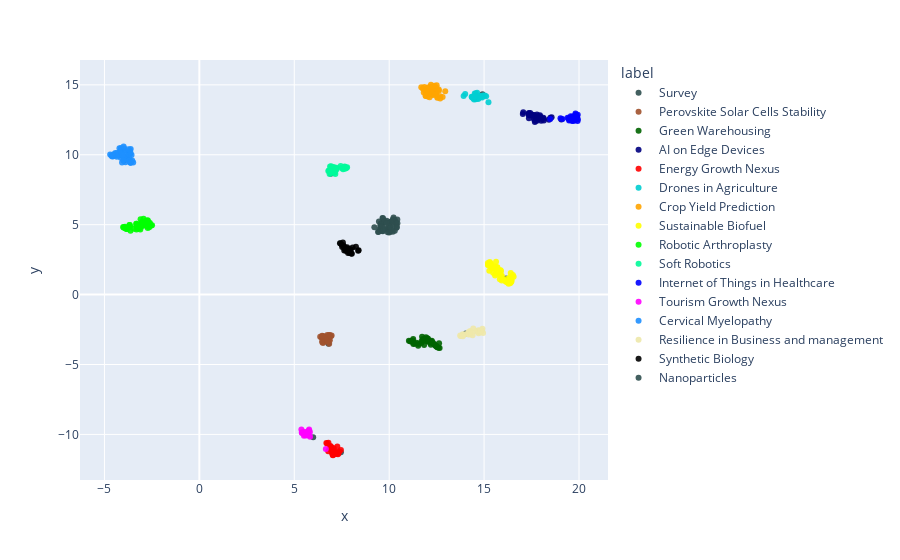

The notebook cell saved with this chart:
### Code cell
df = pd.DataFrame(umap_embeddings, columns=["x", "y"])
df["label"] = labels
df["cluster"] = cluster_labels
df["pub_id"] = pub_ids
# Add true label to survey
df["survey_group"] = df.apply(
    lambda x: f"{x['label']} - {core_pubs[core_pubs['Survey'] == x['pub_id']]['Group'].values[0]}"
    if x["label"] == "Survey"
    else "",
    axis=1,
)

fig = px.scatter(
    df,
    x="x",
    y="y",
    color="label",
    hover_data=["label", "cluster", "pub_id", "survey_group"],
)
fig.update_traces(marker_opacity=0.9)
fig.show()

### Figure 1 — Plotly figure (JSON) as saved in the notebook; plotly's stock layout.template omitted (floating-point values rounded to 4 significant figures; data arrays with more than 128 entries replaced by an {"elided": "..."} marker saying what was removed)
{"data": [{"customdata": [["Survey", 0, "pub.1175782890", "Survey - Perovskite Solar Cells Stability"], ["Survey", 14, "pub.1163752603", "Survey - Green Warehousing"], ["Survey", 4, "pub.1156021846", "Survey - Sustainable Biofuel"], ["Survey", 1, "pub.1147958699", "Survey - Drones in Agriculture"], ["Survey", 8, "pub.1130187939", "Survey - Crop Yield Prediction"], ["Survey", 5, "pub.1129627241", "Survey - Tourism Growth Nexus"], ["Survey", 3, "pub.1127137176", "Survey - Nanoparticles"], ["Survey", 7, "pub.1103814815", "Survey - Internet of Things in Healthcare"], ["Survey", 2, "pub.1159788042", "Survey - Robotic Arthroplasty"], ["Survey", 7, "pub.1146747333", "Survey - AI on Edge Devices"], ["Survey", 12, "pub.1110896992", "Survey - Cervical Myelopathy"], ["Survey", 6, "pub.1104146079", "Survey - Soft Robotics"], ["Survey", 13, "pub.1035441940", "Survey - Synthetic Biology"], ["Survey", 10, "pub.1022983337", "Survey - Resilience in Business and management"], ["Survey", 5, "pub.1019398108", "Survey - Energy Growth Nexus"]], "hovertemplate": "label=%{customdata[0]}<br>x=%{x}<br>y=%{y}<br>cluster=%{customdata[1]}<br>pub_id=%{customdata[2]}<br>survey_group=%{customdata[3]}<extra></extra>", "legendgroup": "Survey", "marker": {"color": "#2f4f4f", "opacity": 0.9, "symbol": "circle"}, "mode": "markers", "name": "Survey", "orientation": "v", "showlegend": true, "type": "scatter", "x": [6.802, 12.36, 16.15, 14.92, 11.99, 5.997, 10.23, 19.79, -3.09, 17.75, -3.976, 6.925, 7.432, 14.03, 7.456], "xaxis": "x", "y": [-3.521, -3.526, 1.148, 14.33, 14.57, -10.21, 5.519, 12.75, 5.03, 12.62, 9.573, 8.647, 3.671, -2.78, -11.28], "yaxis": "y"}, {"customdata": [["Perovskite Solar Cells Stability", 0, "pub.1165052499", ""], ["Perovskite Solar Cells Stability", 0, "pub.1165045432", ""], ["Perovskite Solar Cells Stability", 0, "pub.1163801313", ""], ["Perovskite Solar Cells Stability", 0, "pub.1149826171", ""], ["Perovskite Solar Cells Stability", 0, "pub.1147021977", ""], ["Perovskite Solar Cells Stability", 0, "pub.1146288953", ""], ["Perovskite Solar Cells Stability", 0, "pub.1146009839", ""], ["Perovskite Solar Cells Stability", 0, "pub.1145696652", ""], ["Perovskite Solar Cells Stability", 0, "pub.1145043743", ""], ["Perovskite Solar Cells Stability", 0, "pub.1144827854", ""], ["Perovskite Solar Cells Stability", 0, "pub.1144465306", ""], ["Perovskite Solar Cells Stability", 0, "pub.1144054488", ""], ["Perovskite Solar Cells Stability", 0, "pub.1174552302", ""], ["Perovskite Solar Cells Stability", 0, "pub.1166074282", ""], ["Perovskite Solar Cells Stability", 0, "pub.1163986255", ""], ["Perovskite Solar Cells Stability", 0, "pub.1160686387", ""], ["Perovskite Solar Cells Stability", 0, "pub.1160324074", ""], ["Perovskite Solar Cells Stability", 0, "pub.1159957570", ""], ["Perovskite Solar Cells Stability", 0, "pub.1158362233", ""], ["Perovskite Solar Cells Stability", 0, "pub.1158048403", ""], ["Perovskite Solar Cells Stability", 0, "pub.1157586280", ""], ["Perovskite Solar Cells Stability", 0, "pub.1155457945", ""], ["Perovskite Solar Cells Stability", 0, "pub.1154888847", ""], ["Perovskite Solar Cells Stability", 0, "pub.1147833193", ""], ["Perovskite Solar Cells Stability", 0, "pub.1147293706", ""], ["Perovskite Solar Cells Stability", 0, "pub.1147185686", ""], ["Perovskite Solar Cells Stability", 0, "pub.1147054891", ""], ["Perovskite Solar Cells Stability", 0, "pub.1146620041", ""], ["Perovskite Solar Cells Stability", 0, "pub.1141876155", ""]], "hovertemplate": "label=%{customdata[0]}<br>x=%{x}<br>y=%{y}<br>cluster=%{customdata[1]}<br>pub_id=%{customdata[2]}<br>survey_group=%{customdata[3]}<extra></extra>", "legendgroup": "Perovskite Solar Cells Stability", "marker": {"color": "#a0522d", "opacity": 0.9, "symbol": "circle"}, "mode": "markers", "name": "Perovskite Solar Cells Stability", "orientation": "v", "showlegend": true, "type": "scatter", "x": [6.638, 6.743, 6.543, 6.866, 6.468, 6.596, 6.823, 6.874, 6.435, 6.634, 6.802, 6.534, 6.491, 6.532, 6.839, 6.72, 6.521, 6.656, 6.625, 6.968, 6.365, 6.717, 6.769, 6.844, 6.494, 6.659, 6.742, 6.468, 6.93], "xaxis": "x", "y": [-3.32, -3.301, -3.256, -2.893, -3.351, -3.278, -3.237, -3.267, -3.065, -3.072, -3.04, -3.447, -3.442, -3.08, -3.517, -3.23, -2.964, -3.176, -3.189, -2.925, -3.008, -2.99, -3.333, -2.902, -3.023, -3.039, -2.894, -2.942, -2.973], "yaxis": "y"}, {"customdata": {"elided": "38x4 mixed values"}, "hovertemplate": "label=%{customdata[0]}<br>x=%{x}<br>y=%{y}<br>cluster=%{customdata[1]}<br>pub_id=%{customdata[2]}<br>survey_group=%{customdata[3]}<extra></extra>", "legendgroup": "Green Warehousing", "marker": {"color": "#006400", "opacity": 0.9, "symbol": "circle"}, "mode": "markers", "name": "Green Warehousing", "orientation": "v", "showlegend": true, "type": "scatter", "x": [11.7, 12.66, 11.04, 11.27, 12.52, 11.53, 12.37, 11.24, 11.77, 11.7, 12.55, 11.94, 11.16, 11.73, 11.97, 11.94, 12.05, 12.15, 11.26, 11.84, 12.48, 11.35, 11.84, 12.47, 12.0, 12.24, 12.6, 12.41, 11.54, 12.25, 12.63, 11.1, 11.27, 12.2, 12.05, 12.2, 11.44, 12.29], "xaxis": "x", "y": [-3.334, -3.815, -3.304, -3.431, -3.75, -3.66, -3.55, -3.29, -3.18, -3.462, -3.763, -3.322, -3.354, -3.02, -3.188, -3.047, -3.362, -3.443, -3.178, -3.61, -3.664, -3.516, -3.25, -3.69, -3.114, -3.42, -3.809, -3.62, -3.541, -3.296, -3.484, -3.337, -3.526, -3.334, -3.151, -3.594, -3.45, -3.413], "yaxis": "y"}, {"customdata": {"elided": "36x4 mixed values"}, "hovertemplate": "label=%{customdata[0]}<br>x=%{x}<br>y=%{y}<br>cluster=%{customdata[1]}<br>pub_id=%{customdata[2]}<br>survey_group=%{customdata[3]}<extra></extra>", "legendgroup": "AI on Edge Devices", "marker": {"color": "#000080", "opacity": 0.9, "symbol": "circle"}, "mode": "markers", "name": "AI on Edge Devices", "orientation": "v", "showlegend": true, "type": "scatter", "x": [17.04, 17.63, 18.12, 18.0, 17.35, 17.42, 17.94, 17.78, 17.62, 17.43, 17.35, 17.67, 18.15, 17.06, 17.69, 17.67, 18.49, 17.84, 17.79, 17.36, 19.07, 17.96, 17.84, 18.14, 17.82, 17.9, 18.42, 17.36, 17.75, 17.95, 17.87, 17.56, 17.73, 17.59, 17.82, 18.56], "xaxis": "x", "y": [12.92, 12.54, 12.65, 12.44, 12.94, 12.81, 12.83, 12.87, 12.83, 12.99, 12.84, 12.34, 12.45, 13.04, 12.42, 12.71, 12.64, 12.6, 12.43, 12.99, 12.52, 12.57, 12.59, 12.58, 12.74, 12.62, 12.5, 12.61, 12.74, 12.74, 12.64, 12.86, 12.55, 12.83, 12.71, 12.69], "yaxis": "y"}, {"customdata": [["Energy Growth Nexus", 5, "pub.1123961798", ""], ["Energy Growth Nexus", 5, "pub.1052820957", ""], ["Energy Growth Nexus", 5, "pub.1050136415", ""], ["Energy Growth Nexus", 5, "pub.1048730269", ""], ["Energy Growth Nexus", 5, "pub.1047256779", ""], ["Energy Growth Nexus", 5, "pub.1045412034", ""], ["Energy Growth Nexus", 5, "pub.1042544661", ""], ["Energy Growth Nexus", 5, "pub.1042017662", ""], ["Energy Growth Nexus", 5, "pub.1041338787", ""], ["Energy Growth Nexus", 5, "pub.1036973953", ""], ["Energy Growth Nexus", 5, "pub.1022049865", ""], ["Energy Growth Nexus", 5, "pub.1021980170", ""], ["Energy Growth Nexus", 5, "pub.1009749897", ""], ["Energy Growth Nexus", 5, "pub.1009651790", ""], ["Energy Growth Nexus", 5, "pub.1009389919", ""], ["Energy Growth Nexus", 5, "pub.1006191975", ""], ["Energy Growth Nexus", 5, "pub.1002720309", ""], ["Energy Growth Nexus", 5, "pub.1053441851", ""], ["Energy Growth Nexus", 5, "pub.1052542598", ""], ["Energy Growth Nexus", 5, "pub.1051802627", ""], ["Energy Growth Nexus", 5, "pub.1040160107", ""], ["Energy Growth Nexus", 5, "pub.1032217726", ""], ["Energy Growth Nexus", 5, "pub.1031321996", ""], ["Energy Growth Nexus", 5, "pub.1024937016", ""], ["Energy Growth Nexus", 5, "pub.1013831878", ""], ["Energy Growth Nexus", 5, "pub.1006882307", ""], ["Energy Growth Nexus", 5, "pub.1005732591", ""]], "hovertemplate": "label=%{customdata[0]}<br>x=%{x}<br>y=%{y}<br>cluster=%{customdata[1]}<br>pub_id=%{customdata[2]}<br>survey_group=%{customdata[3]}<extra></extra>", "legendgroup": "Energy Growth Nexus", "marker": {"color": "#ff0000", "opacity": 0.9, "symbol": "circle"}, "mode": "markers", "name": "Energy Growth Nexus", "orientation": "v", "showlegend": true, "type": "scatter", "x": [7.268, 6.787, 7.154, 7.207, 6.862, 7.041, 6.691, 7.458, 7.242, 6.801, 7.3, 7.366, 6.907, 7.108, 7.055, 6.989, 7.192, 7.04, 7.325, 7.153, 7.028, 7.08, 6.968, 6.733, 6.884, 6.922, 7.208], "xaxis": "x", "y": [-10.87, -11.2, -11.36, -11.34, -11.01, -11.49, -10.61, -11.12, -11.26, -10.6, -11.42, -11.23, -10.83, -11.24, -11.14, -11.35, -11.36, -11.24, -11.36, -11.33, -11.46, -10.99, -10.91, -10.65, -10.86, -11.07, -11.4], "yaxis": "y"}, {"customdata": [["Drones in Agriculture", 1, "pub.1113441179", ""], ["Drones in Agriculture", 1, "pub.1094775321", ""], ["Drones in Agriculture", 1, "pub.1092454498", ""], ["Drones in Agriculture", 1, "pub.1086143194", ""], ["Drones in Agriculture", 1, "pub.1071268140", ""], ["Drones in Agriculture", 1, "pub.1064896140", ""], ["Drones in Agriculture", 1, "pub.1064892999", ""], ["Drones in Agriculture", 1, "pub.1032694598", ""], ["Drones in Agriculture", 1, "pub.1022922533", ""], ["Drones in Agriculture", 1, "pub.1013849273", ""], ["Drones in Agriculture", 1, "pub.1007471000", ""], ["Drones in Agriculture", 1, "pub.1002161636", ""], ["Drones in Agriculture", 1, "pub.1000225286", ""], ["Drones in Agriculture", 1, "pub.1061610686", ""], ["Drones in Agriculture", 1, "pub.1061280901", ""], ["Drones in Agriculture", 1, "pub.1052390127", ""], ["Drones in Agriculture", 1, "pub.1028947023", ""], ["Drones in Agriculture", 1, "pub.1027978650", ""], ["Drones in Agriculture", 1, "pub.1025608752", ""], ["Drones in Agriculture", 1, "pub.1023847193", ""], ["Drones in Agriculture", 1, "pub.1020655667", ""], ["Drones in Agriculture", 1, "pub.1014003350", ""], ["Drones in Agriculture", 1, "pub.1010901465", ""], ["Drones in Agriculture", 1, "pub.1007702481", ""], ["Drones in Agriculture", 1, "pub.1003882381", ""]], "hovertemplate": "label=%{customdata[0]}<br>x=%{x}<br>y=%{y}<br>cluster=%{customdata[1]}<br>pub_id=%{customdata[2]}<br>survey_group=%{customdata[3]}<extra></extra>", "legendgroup": "Drones in Agriculture", "marker": {"color": "#00ced1", "opacity": 0.9, "symbol": "circle"}, "mode": "markers", "name": "Drones in Agriculture", "orientation": "v", "showlegend": true, "type": "scatter", "x": [14.95, 15.23, 14.51, 14.0, 14.35, 14.9, 14.58, 14.69, 14.51, 15.11, 13.92, 14.47, 14.36, 14.41, 15.03, 14.47, 14.81, 14.56, 14.82, 14.72, 14.56, 14.77, 14.63, 14.42, 14.53], "xaxis": "x", "y": [14.24, 13.75, 14.38, 14.35, 14.14, 14.1, 14.01, 13.98, 14.2, 14.18, 14.21, 13.96, 14.11, 14.11, 14.24, 14.13, 14.12, 13.97, 14.21, 14.07, 14.37, 14.19, 14.44, 14.04, 14.17], "yaxis": "y"}, {"customdata": {"elided": "46x4 mixed values"}, "hovertemplate": "label=%{customdata[0]}<br>x=%{x}<br>y=%{y}<br>cluster=%{customdata[1]}<br>pub_id=%{customdata[2]}<br>survey_group=%{customdata[3]}<extra></extra>", "legendgroup": "Crop Yield Prediction", "marker": {"color": "#ffa500", "opacity": 0.9, "symbol": "circle"}, "mode": "markers", "name": "Crop Yield Prediction", "orientation": "v", "showlegend": true, "type": "scatter", "x": [12.12, 12.02, 12.26, 12.04, 12.25, 12.36, 12.17, 12.69, 12.31, 11.92, 12.29, 11.69, 12.03, 11.82, 12.5, 12.4, 12.04, 12.82, 12.11, 12.95, 12.48, 12.24, 12.54, 12.39, 12.29, 12.42, 12.2, 12.26, 12.61, 11.99, 12.48, 12.01, 11.8, 11.91, 11.86, 11.77, 11.91, 12.68, 12.55, 12.62, 12.38, 11.99, 11.93, 12.13, 12.5, 12.3], "xaxis": "x", "y": [14.42, 14.52, 14.7, 14.38, 14.52, 14.46, 14.88, 14.03, 14.59, 14.2, 14.27, 14.82, 14.81, 14.45, 14.44, 14.94, 14.16, 14.13, 14.58, 14.54, 14.49, 14.33, 14.08, 14.71, 14.68, 14.77, 15.01, 14.78, 14.66, 14.49, 14.79, 14.75, 14.74, 14.59, 14.85, 14.73, 14.52, 14.18, 14.1, 14.57, 14.29, 14.3, 14.22, 14.11, 14.96, 14.9], "yaxis": "y"}, {"customdata": {"elided": "50x4 mixed values"}, "hovertemplate": "label=%{customdata[0]}<br>x=%{x}<br>y=%{y}<br>cluster=%{customdata[1]}<br>pub_id=%{customdata[2]}<br>survey_group=%{customdata[3]}<extra></extra>", "legendgroup": "Sustainable Biofuel", "marker": {"color": "#ffff00", "opacity": 0.9, "symbol": "circle"}, "mode": "markers", "name": "Sustainable Biofuel", "orientation": "v", "showlegend": true, "type": "scatter", "x": [15.29, 15.58, 16.29, 16.43, 16.38, 15.72, 15.57, 15.85, 16.3, 16.44, 16.16, 15.88, 15.94, 15.47, 15.59, 15.87, 15.7, 15.61, 15.35, 16.56, 15.3, 15.2, 15.27, 15.93, 15.38, 15.22, 15.63, 15.83, 16.35, 16.52, 16.37, 16.45, 16.22, 15.32, 16.21, 15.69, 16.3, 16.4, 15.99, 15.46, 15.41, 15.37, 15.88, 16.17, 15.6, 16.12, 15.33, 15.2, 16.45, 15.87], "xaxis": "x", "y": [2.176, 1.372, 0.7774, 0.8964, 0.8508, 1.576, 2.032, 1.313, 0.9602, 1.258, 0.9334, 1.653, 1.338, 1.555, 1.928, 1.726, 1.954, 1.494, 2.151, 1.269, 2.329, 2.121, 1.7, 1.017, 1.946, 2.122, 2.358, 1.102, 1.248, 1.395, 0.8166, 0.9675, 0.8861, 2.171, 1.115, 1.945, 0.9688, 1.544, 1.097, 1.966, 1.878, 2.164, 1.402, 0.9102, 1.851, 0.9675, 2.254, 2.255, 1.096, 1.738], "yaxis": "y"}, {"customdata": {"elided": "47x4 mixed values"}, "hovertemplate": "label=%{customdata[0]}<br>x=%{x}<br>y=%{y}<br>cluster=%{customdata[1]}<br>pub_id=%{customdata[2]}<br>survey_group=%{customdata[3]}<extra></extra>", "legendgroup": "Robotic Arthroplasty", "marker": {"color": "#00ff00", "opacity": 0.9, "symbol": "circle"}, "mode": "markers", "name": "Robotic Arthroplasty", "orientation": "v", "showlegend": true, "type": "scatter", "x": [-3.299, -3.84, -3.329, -3.313, -3.689, -3.097, -3.628, -2.724, -2.537, -2.819, -3.227, -2.939, -2.72, -3.01, -3.854, -2.787, -3.059, -2.602, -3.826, -3.994, -2.702, -2.888, -3.806, -3.034, -3.653, -2.761, -3.663, -3.318, -3.742, -3.914, -3.93, -2.714, -3.109, -2.711, -3.062, -2.64, -3.445, -2.973, -3.684, -3.185, -2.725, -2.492, -3.915, -2.638, -4.013, -3.177, -3.162], "xaxis": "x", "y": [5.058, 4.691, 5.066, 4.647, 4.846, 5.392, 4.568, 4.893, 4.939, 5.282, 4.725, 5.42, 4.771, 5.188, 4.762, 5.125, 4.916, 5.112, 4.717, 4.801, 4.983, 4.945, 4.703, 5.169, 4.877, 4.904, 4.983, 4.922, 4.779, 4.752, 4.805, 4.956, 4.663, 5.283, 4.848, 5.128, 4.703, 5.137, 4.983, 4.828, 5.317, 4.957, 4.859, 4.818, 4.837, 4.763, 4.779], "yaxis": "y"}, {"customdata": {"elided": "36x4 mixed values"}, "hovertemplate": "label=%{customdata[0]}<br>x=%{x}<br>y=%{y}<br>cluster=%{customdata[1]}<br>pub_id=%{customdata[2]}<br>survey_group=%{customdata[3]}<extra></extra>", "legendgroup": "Soft Robotics", "marker": {"color": "#00fa9a", "opacity": 0.9, "symbol": "circle"}, "mode": "markers", "name": "Soft Robotics", "orientation": "v", "showlegend": true, "type": "scatter", "x": [6.942, 7.587, 7.03, 6.886, 7.127, 6.933, 7.176, 7.066, 7.657, 7.783, 7.713, 7.164, 7.154, 6.994, 7.683, 7.078, 7.114, 6.794, 7.201, 6.822, 6.995, 7.082, 6.91, 7.671, 7.616, 7.235, 6.862, 6.911, 7.212, 7.447, 7.006, 7.571, 7.11, 7.749, 7.483, 6.9], "xaxis": "x", "y": [9.187, 9.016, 8.958, 9.158, 8.725, 8.943, 9.006, 8.876, 9.165, 9.115, 9.059, 8.631, 9.048, 8.769, 9.108, 9.116, 8.894, 8.832, 8.903, 8.875, 9.05, 8.735, 8.718, 9.008, 9.082, 9.064, 8.628, 8.817, 8.977, 9.193, 8.706, 8.967, 8.764, 9.051, 9.055, 8.81], "yaxis": "y"}, {"customdata": [["Internet of Things in Healthcare", 7, "pub.1099281667", ""], ["Internet of Things in Healthcare", 7, "pub.1095490861", ""], ["Internet of Things in Healthcare", 7, "pub.1095264568", ""], ["Internet of Things in Healthcare", 7, "pub.1095255025", ""], ["Internet of Things in Healthcare", 7, "pub.1095085621", ""], ["Internet of Things in Healthcare", 7, "pub.1094970902", ""], ["Internet of Things in Healthcare", 7, "pub.1094969147", ""], ["Internet of Things in Healthcare", 7, "pub.1094830611", ""], ["Internet of Things in Healthcare", 7, "pub.1094225194", ""], ["Internet of Things in Healthcare", 7, "pub.1093507023", ""], ["Internet of Things in Healthcare", 7, "pub.1093357343", ""], ["Internet of Things in Healthcare", 7, "pub.1067238716", ""], ["Internet of Things in Healthcare", 7, "pub.1038434872", ""], ["Internet of Things in Healthcare", 7, "pub.1034508886", ""], ["Internet of Things in Healthcare", 7, "pub.1016352338", ""], ["Internet of Things in Healthcare", 7, "pub.1001751876", ""], ["Internet of Things in Healthcare", 7, "pub.1095770589", ""], ["Internet of Things in Healthcare", 7, "pub.1095382211", ""], ["Internet of Things in Healthcare", 7, "pub.1095382199", ""], ["Internet of Things in Healthcare", 7, "pub.1093739978", ""], ["Internet of Things in Healthcare", 7, "pub.1093463283", ""], ["Internet of Things in Healthcare", 7, "pub.1061632443", ""], ["Internet of Things in Healthcare", 7, "pub.1061324932", ""], ["Internet of Things in Healthcare", 7, "pub.1044514690", ""], ["Internet of Things in Healthcare", 7, "pub.1044290948", ""], ["Internet of Things in Healthcare", 7, "pub.1042065361", ""], ["Internet of Things in Healthcare", 7, "pub.1031978033", ""], ["Internet of Things in Healthcare", 7, "pub.1025765207", ""], ["Internet of Things in Healthcare", 7, "pub.1024210708", ""]], "hovertemplate": "label=%{customdata[0]}<br>x=%{x}<br>y=%{y}<br>cluster=%{customdata[1]}<br>pub_id=%{customdata[2]}<br>survey_group=%{customdata[3]}<extra></extra>", "legendgroup": "Internet of Things in Healthcare", "marker": {"color": "#0000ff", "opacity": 0.9, "symbol": "circle"}, "mode": "markers", "name": "Internet of Things in Healthcare", "orientation": "v", "showlegend": true, "type": "scatter", "x": [19.64, 19.89, 19.78, 19.69, 19.13, 19.79, 19.48, 19.73, 19.58, 19.81, 19.86, 19.93, 19.45, 19.82, 19.49, 19.67, 19.88, 19.02, 19.94, 19.73, 19.56, 19.88, 19.6, 19.64, 19.72, 18.49, 19.4, 19.53, 19.93], "xaxis": "x", "y": [12.43, 12.68, 12.52, 12.66, 12.56, 12.48, 12.46, 12.43, 12.65, 12.95, 12.8, 12.41, 12.58, 12.86, 12.62, 12.42, 12.76, 12.61, 12.54, 12.54, 12.75, 12.71, 12.45, 12.73, 12.73, 12.57, 12.64, 12.5, 12.87], "yaxis": "y"}, {"customdata": [["Tourism Growth Nexus", 5, "pub.1090346357", ""], ["Tourism Growth Nexus", 5, "pub.1072794279", ""], ["Tourism Growth Nexus", 5, "pub.1049141736", ""], ["Tourism Growth Nexus", 5, "pub.1047663892", ""], ["Tourism Growth Nexus", 5, "pub.1035901982", ""], ["Tourism Growth Nexus", 5, "pub.1034653502", ""], ["Tourism Growth Nexus", 5, "pub.1029979518", ""], ["Tourism Growth Nexus", 5, "pub.1013412296", ""], ["Tourism Growth Nexus", 5, "pub.1011854038", ""], ["Tourism Growth Nexus", 5, "pub.1007878277", ""], ["Tourism Growth Nexus", 5, "pub.1007170077", ""], ["Tourism Growth Nexus", 5, "pub.1004840356", ""], ["Tourism Growth Nexus", 5, "pub.1004299966", ""], ["Tourism Growth Nexus", 5, "pub.1001562704", ""], ["Tourism Growth Nexus", 5, "pub.1000810498", ""], ["Tourism Growth Nexus", 5, "pub.1072794260", ""], ["Tourism Growth Nexus", 5, "pub.1053802942", ""], ["Tourism Growth Nexus", 5, "pub.1053750775", ""], ["Tourism Growth Nexus", 5, "pub.1033376226", ""], ["Tourism Growth Nexus", 5, "pub.1032490977", ""], ["Tourism Growth Nexus", 5, "pub.1029520182", ""], ["Tourism Growth Nexus", 5, "pub.1022720888", ""], ["Tourism Growth Nexus", 5, "pub.1017098340", ""], ["Tourism Growth Nexus", 5, "pub.1013871876", ""], ["Tourism Growth Nexus", 5, "pub.1003840912", ""]], "hovertemplate": "label=%{customdata[0]}<br>x=%{x}<br>y=%{y}<br>cluster=%{customdata[1]}<br>pub_id=%{customdata[2]}<br>survey_group=%{customdata[3]}<extra></extra>", "legendgroup": "Tourism Growth Nexus", "marker": {"color": "#ff00ff", "opacity": 0.9, "symbol": "circle"}, "mode": "markers", "name": "Tourism Growth Nexus", "orientation": "v", "showlegend": true, "type": "scatter", "x": [5.697, 5.78, 5.783, 5.51, 5.376, 5.628, 5.825, 5.705, 5.717, 5.396, 5.764, 5.467, 5.833, 5.744, 5.586, 5.626, 5.66, 5.515, 5.673, 5.619, 6.664, 5.552, 5.637, 5.405, 5.718], "xaxis": "x", "y": [-9.937, -10.08, -9.644, -10.1, -9.645, -9.925, -9.825, -9.948, -9.905, -9.866, -9.732, -9.911, -10.17, -9.779, -10.03, -10.08, -10.03, -9.813, -9.842, -9.885, -11.04, -10.02, -9.943, -9.906, -10.01], "yaxis": "y"}, {"customdata": {"elided": "47x4 mixed values"}, "hovertemplate": "label=%{customdata[0]}<br>x=%{x}<br>y=%{y}<br>cluster=%{customdata[1]}<br>pub_id=%{customdata[2]}<br>survey_group=%{customdata[3]}<extra></extra>", "legendgroup": "Cervical Myelopathy", "marker": {"color": "#1e90ff", "opacity": 0.9, "symbol": "circle"}, "mode": "markers", "name": "Cervical Myelopathy", "orientation": "v", "showlegend": true, "type": "scatter", "x": [-3.803, -3.625, -4.507, -4.338, -3.962, -4.208, -3.713, -3.657, -4.121, -3.889, -3.67, -3.537, -3.662, -4.129, -4.141, -4.699, -3.94, -4.542, -4.389, -4.327, -4.193, -3.623, -4.233, -3.843, -3.635, -3.486, -3.967, -4.147, -3.68, -4.349, -3.898, -3.974, -4.037, -4.074, -3.617, -4.01, -3.707, -4.587, -3.708, -4.632, -3.989, -3.572, -3.627, -4.428, -3.607, -3.741, -4.566], "xaxis": "x", "y": [9.787, 9.447, 10.04, 10.12, 10.29, 10.46, 10.15, 10.06, 10.41, 9.468, 9.694, 9.589, 10.31, 10.49, 9.787, 10.01, 9.88, 9.901, 9.946, 9.999, 10.19, 9.423, 9.947, 9.717, 9.452, 9.454, 10.46, 10.17, 10.22, 9.851, 10.23, 9.86, 10.01, 9.439, 10.41, 9.63, 10.02, 9.868, 9.566, 9.931, 10.6, 9.989, 10.14, 10.12, 9.488, 10.39, 9.963], "yaxis": "y"}, {"customdata": [["Resilience in Business and management", 10, "pub.1075345922", ""], ["Resilience in Business and management", 10, "pub.1073407503", ""], ["Resilience in Business and management", 10, "pub.1072896311", ""], ["Resilience in Business and management", 10, "pub.1072894681", ""], ["Resilience in Business and management", 10, "pub.1070196019", ""], ["Resilience in Business and management", 10, "pub.1069908660", ""], ["Resilience in Business and management", 10, "pub.1069908041", ""], ["Resilience in Business and management", 10, "pub.1069907901", ""], ["Resilience in Business and management", 10, "pub.1047959878", ""], ["Resilience in Business and management", 10, "pub.1041282031", ""], ["Resilience in Business and management", 10, "pub.1036458898", ""], ["Resilience in Business and management", 10, "pub.1032563790", ""], ["Resilience in Business and management", 10, "pub.1031594587", ""], ["Resilience in Business and management", 10, "pub.1030211703", ""], ["Resilience in Business and management", 10, "pub.1020050164", ""], ["Resilience in Business and management", 10, "pub.1008687306", ""], ["Resilience in Business and management", 10, "pub.1075056726", ""], ["Resilience in Business and management", 10, "pub.1069908683", ""], ["Resilience in Business and management", 10, "pub.1048916231", ""], ["Resilience in Business and management", 10, "pub.1043814808", ""], ["Resilience in Business and management", 10, "pub.1034737787", ""], ["Resilience in Business and management", 10, "pub.1031829691", ""], ["Resilience in Business and management", 10, "pub.1031821349", ""], ["Resilience in Business and management", 10, "pub.1030632837", ""], ["Resilience in Business and management", 10, "pub.1018062843", ""], ["Resilience in Business and management", 10, "pub.1016764583", ""], ["Resilience in Business and management", 10, "pub.1013827626", ""]], "hovertemplate": "label=%{customdata[0]}<br>x=%{x}<br>y=%{y}<br>cluster=%{customdata[1]}<br>pub_id=%{customdata[2]}<br>survey_group=%{customdata[3]}<extra></extra>", "legendgroup": "Resilience in Business and management", "marker": {"color": "#eee8aa", "opacity": 0.9, "symbol": "circle"}, "mode": "markers", "name": "Resilience in Business and management", "orientation": "v", "showlegend": true, "type": "scatter", "x": [14.12, 14.26, 14.91, 14.72, 14.17, 14.19, 14.39, 14.57, 13.94, 14.71, 14.66, 14.89, 14.21, 14.73, 13.81, 13.88, 14.21, 14.43, 14.8, 14.79, 14.31, 13.77, 14.83, 14.95, 13.74, 13.88, 13.88], "xaxis": "x", "y": [-2.794, -2.609, -2.437, -2.555, -2.843, -2.668, -2.914, -2.628, -2.857, -2.76, -2.59, -2.583, -2.859, -2.671, -2.948, -2.84, -2.738, -2.428, -2.689, -2.661, -2.745, -2.966, -2.609, -2.744, -2.917, -2.904, -2.973], "yaxis": "y"}, {"customdata": [["Synthetic Biology", 13, "pub.1067589570", ""], ["Synthetic Biology", 13, "pub.1052700485", ""], ["Synthetic Biology", 13, "pub.1042528786", ""], ["Synthetic Biology", 13, "pub.1037881716", ""], ["Synthetic Biology", 13, "pub.1036497140", ""], ["Synthetic Biology", 13, "pub.1036018285", ""], ["Synthetic Biology", 13, "pub.1035931199", ""], ["Synthetic Biology", 13, "pub.1028250908", ""], ["Synthetic Biology", 13, "pub.1026899122", ""], ["Synthetic Biology", 13, "pub.1025786828", ""], ["Synthetic Biology", 9, "pub.1022297654", ""], ["Synthetic Biology", 13, "pub.1022279877", ""], ["Synthetic Biology", 13, "pub.1021654569", ""], ["Synthetic Biology", 13, "pub.1021275892", ""], ["Synthetic Biology", 13, "pub.1020751277", ""], ["Synthetic Biology", 13, "pub.1016534270", ""], ["Synthetic Biology", 13, "pub.1014359908", ""], ["Synthetic Biology", 13, "pub.1009258787", ""], ["Synthetic Biology", 9, "pub.1006120611", ""], ["Synthetic Biology", 13, "pub.1002786107", ""], ["Synthetic Biology", 13, "pub.1001000963", ""], ["Synthetic Biology", 13, "pub.1048602129", ""], ["Synthetic Biology", 13, "pub.1046952734", ""], ["Synthetic Biology", 13, "pub.1033127471", ""], ["Synthetic Biology", 13, "pub.1028022455", ""], ["Synthetic Biology", 13, "pub.1024208323", ""], ["Synthetic Biology", 13, "pub.1010407598", ""], ["Synthetic Biology", 13, "pub.1009412636", ""], ["Synthetic Biology", 13, "pub.1004364700", ""]], "hovertemplate": "label=%{customdata[0]}<br>x=%{x}<br>y=%{y}<br>cluster=%{customdata[1]}<br>pub_id=%{customdata[2]}<br>survey_group=%{customdata[3]}<extra></extra>", "legendgroup": "Synthetic Biology", "marker": {"color": "#000000", "opacity": 0.9, "symbol": "circle"}, "mode": "markers", "name": "Synthetic Biology", "orientation": "v", "showlegend": true, "type": "scatter", "x": [7.409, 7.928, 7.799, 7.966, 7.721, 7.92, 8.074, 7.834, 7.589, 7.561, 8.392, 7.646, 7.816, 7.573, 7.786, 7.795, 8.25, 7.646, 8.364, 7.633, 7.671, 7.523, 7.497, 7.718, 7.85, 8.007, 7.962, 8.032, 7.729], "xaxis": "x", "y": [3.68, 3.027, 3.242, 3.225, 3.151, 2.977, 3.373, 2.98, 3.496, 3.717, 3.173, 3.407, 3.274, 3.509, 3.384, 3.201, 3.427, 3.29, 3.143, 3.157, 3.319, 3.402, 3.563, 3.319, 3.258, 2.948, 3.221, 2.924, 3.142], "yaxis": "y"}, {"customdata": {"elided": "50x4 mixed values"}, "hovertemplate": "label=%{customdata[0]}<br>x=%{x}<br>y=%{y}<br>cluster=%{customdata[1]}<br>pub_id=%{customdata[2]}<br>survey_group=%{customdata[3]}<extra></extra>", "legendgroup": "Nanoparticles", "marker": {"color": "#2f4f4f", "opacity": 0.9, "symbol": "circle"}, "mode": "markers", "name": "Nanoparticles", "orientation": "v", "showlegend": true, "type": "scatter", "x": [9.636, 9.895, 9.219, 10.31, 9.898, 9.898, 9.529, 10.27, 9.922, 10.11, 10.22, 10.36, 9.56, 9.662, 9.542, 10.04, 10.0, 9.545, 10.43, 10.12, 10.04, 10.06, 9.991, 10.39, 9.648, 10.19, 9.643, 10.19, 10.21, 9.853, 9.461, 10.37, 10.43, 10.3, 10.01, 9.674, 9.426, 9.425, 9.502, 10.41, 9.662, 9.563, 9.676, 10.07, 10.0, 9.87, 9.613, 9.75, 10.13, 9.87], "xaxis": "x", "y": [4.946, 4.754, 4.821, 5.292, 4.685, 4.641, 4.928, 5.377, 4.461, 5.232, 5.202, 4.972, 5.075, 5.178, 4.677, 4.49, 4.742, 4.589, 5.372, 5.228, 4.877, 5.178, 5.13, 4.785, 5.472, 5.375, 4.551, 4.495, 4.984, 5.166, 5.22, 5.139, 5.107, 4.562, 4.854, 4.67, 4.494, 4.472, 4.686, 4.84, 4.53, 5.057, 5.461, 4.754, 4.436, 5.277, 4.901, 5.223, 4.597, 5.113], "yaxis": "y"}], "layout": {"legend": {"title": {"text": "label"}, "tracegroupgap": 0}, "margin": {"t": 60}, "xaxis": {"anchor": "y", "domain": [0, 1], "title": {"text": "x"}}, "yaxis": {"anchor": "x", "domain": [0, 1], "title": {"text": "y"}}}}
